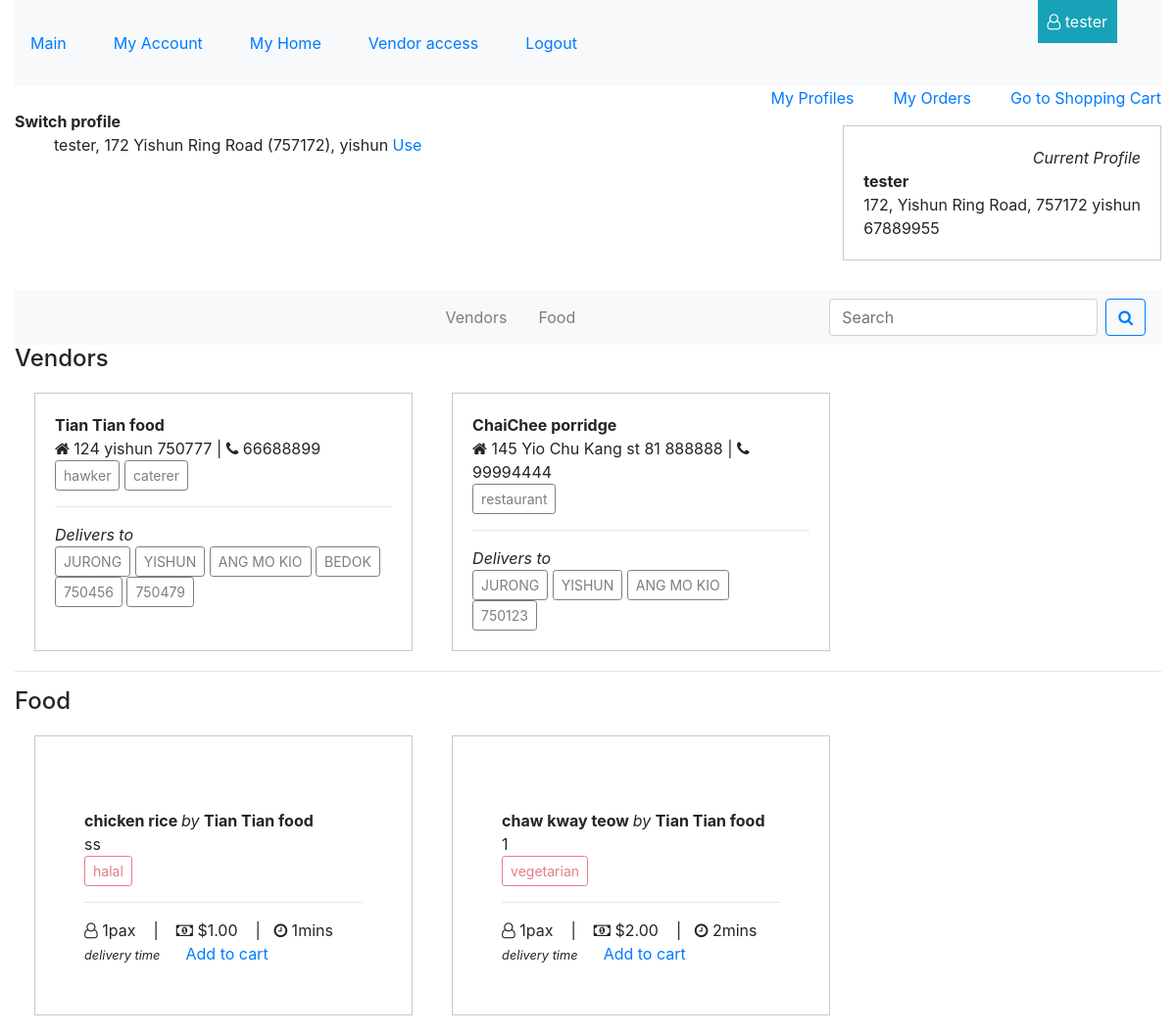
/index/ (signed in), run on the app's committed database.
### buyer/models.py (models this page shows)
class Buyer(models.Model):
    town = models.CharField(max_length=100, null=True, blank=False)
    postal_code = models.PositiveIntegerField(null=False, blank=False)
    block = models.PositiveSmallIntegerField( null=False, blank=False)
    street = models.CharField(max_length=254, null=False, blank=False)
    date_joined = models.DateTimeField(auto_now_add=True)
    contact = models.PositiveIntegerField(validators=[MinValueValidator(10000000), MaxValueValidator(99999999)], null=False, blank=False)
    user = models.ForeignKey(User, null=True, on_delete=models.SET_NULL)
    def __str__(self):
        return '%s, %s %s (%s), %s' % (self.user.username, self.block, self.street, self.postal_code, self.town)

### vendor/models.py (models this page shows)
class Vendor(models.Model):
    category = models.ManyToManyField(Category)
    postal_code = models.PositiveIntegerField( null=False, blank=False)
    name = models.CharField( max_length=100, null=False, blank=False)
    block = models.PositiveSmallIntegerField( null=False, blank=False)
    street = models.CharField(max_length=254, null=False, blank=False)
    contact = models.PositiveIntegerField(validators=[MinValueValidator(10000000), MaxValueValidator(99999999)], null=False, blank=False)
    date_joined = models.DateTimeField(auto_now_add=True)
    user = models.ForeignKey(User, null=True, on_delete=models.SET_NULL)
    user_contact = models.PositiveIntegerField(validators=[MinValueValidator(10000000), MaxValueValidator(99999999)], null=False, blank=False)
    license_number = models.CharField(max_length=10, null=False, blank=False)
    license_check = models.BooleanField(default=False)
    photo_url=models.URLField(max_length=1024, null=True, blank=True)
    vendordeliverytown = models.ManyToManyField(VendorDeliveryTown)
    vendordeliverypostal = models.ManyToManyField(VendorDeliveryPostal)
    def __str__(self):
        return self.name

class Category(models.Model):
    title = models.CharField(max_length=100, null=False, blank=False)
    def __str__(self):
        return self.title

class VendorDeliveryTown(models.Model):
    town = models.CharField( max_length=100, null=False, blank=False)
    def __str__(self):
        return str(self.town)

class VendorDeliveryPostal(models.Model):
    postal_code = models.PositiveIntegerField( null=False, blank=False)
    def __str__(self):
        return str(self.postal_code)

### food/models.py (models this page shows)
class Food(models.Model):
    vendor = models.ForeignKey(Vendor, null=False, blank=False, on_delete=models.CASCADE)
    tag = models.ManyToManyField(Tag)
    title = models.CharField(max_length=100, null=False, blank=False)
    description = models.TextField(null=False, blank=False)
    portion = models.PositiveSmallIntegerField( validators=[MinValueValidator(1), MaxValueValidator(99)] , default=1, null=False, blank=False )
    price = models.DecimalField(max_digits=8, decimal_places=2, null=False, blank=False)
    date_posted = models.DateTimeField(auto_now_add=True)
    date_edited = models.DateTimeField(auto_now_add=True)
    delivery_time = models.DecimalField(max_digits=3, decimal_places=0, null=False, blank=False)
    image = ImageField(blank=True, manual_crop="")
    def __str__(self):
        return self.title

class Tag(models.Model):
    title = models.CharField(max_length=100, null=False, blank=False)
    def __str__(self):
        return self.title

### buyer/views.py (the view)
# urls.py: path('index/', buyer.views.index, name='index_route'),
@login_required
def index(request):
    buyer_profiles = Buyer.objects.all().filter(user=request.user)
    default_buyer_object = Buyer.objects.all().filter(user=request.user)[:1]
    for i in default_buyer_object:
        default_buyer_id = i.id
    if buyer_profiles:
        current_buyer_profile = Buyer.objects.get(id=default_buyer_id)
        buyer_town = Buyer.objects.get(id=default_buyer_id).town.upper()
        buyer_postal = Buyer.objects.get(id=default_buyer_id).postal_code
        vendor_available_base_queries = Q(vendordeliverytown__town=buyer_town) | Q(vendordeliverypostal__postal_code__exact=buyer_postal)
        food_available_base_queries = Q(vendor__vendordeliverytown__town=buyer_town) | Q(vendor__vendordeliverypostal__postal_code__exact=buyer_postal)
        vendor_available = Vendor.objects.filter(vendor_available_base_queries).distinct()
        food_available = Food.objects.filter(food_available_base_queries).distinct()
    else:
        buyer_profiles = False
        vendor_available = False
        food_available = False
        default_buyer_id = False
        current_buyer_profile = False
    return render(request, 'buyer/buyer_index_page.html', {
        "buyer_profiles": buyer_profiles,
        "vendor_available": vendor_available,
        "food_available": food_available,
        "buyer_id": default_buyer_id,
        "current_buyer_profile": current_buyer_profile
    })

### buyer/templates/buyer/buyer_index_page.html (shortened to what this page needs)
{% extends 'base_template.html' %}
{% load static %}
{%block css%}
<link rel="stylesheet" href="{% static 'buyer_home_page.css' %}">
{%endblock%}
{%block content%}
<nav class="right-nav">
    <ul>
        <li> <a href="{% url 'show_buyer_profiles_route' %}"> My Profiles </a> </li>
    </ul>
    <ul>
        <li> <a href="{% url 'view_order_history_route' %}"> My Orders </a> </li>
    </ul>
    <ul>
        <li> <a href="{% url 'view_cart_route' %}" target="_blank"> Go to Shopping Cart </a> </li>
    </ul>
</nav>
<div class="profile-section-one">
    <div class="psone-divone"><em>Current Profile</em></div>
    {% if current_buyer_profile %}
        <div class="psone-divtwo">
            <section> <strong> {{current_buyer_profile.user.username}} </strong> </section>
            <section>
                <span> {{current_buyer_profile.block}}, </span>
                <span> {{current_buyer_profile.street}}, </span>
                <span> {{current_buyer_profile.postal_code}} </span>
                <span> {{current_buyer_profile.town}} </span>
            </section>
            <section> {{current_buyer_profile.contact}} </section>
        </div>
    {%else%}
        <div> You have no profiles. </div>
    {%endif%}
</div>
<br>
<div class="profile-section-two">
    <section><strong> Switch profile </strong></section>
    <section>
        <ul>
            {% if buyer_profiles %}
            {%for i in buyer_profiles %}
            <li> {{i}} <a href="{% url 'index_by_profile_route' buyer_id=i.id %}"> Use </a> </li>
            {%endfor%}
            {%else%}
            No profile yet. Create a profile first to see any vendors that can deliver to you.
            {% endif %}
        </ul>
    </section>
</div>
<nav class="navbar navbar-expand-lg navbar-light bg-light justify-content-center" style="clear:both;">
    {%if buyer_id %}
        <div class="w-50">
            <ul class="navbar-nav mr-auto">
                <li class="nav-item dropdown mx-2">
                    <a class="nav-link" href="#" id="VendorDropdown" role="button" data-toggle="dropdown" aria-haspopup="true" aria-expanded="false">
                    Vendors
                    </a>
                </li>
                <li class="nav-item dropdown mx-2">
                    <a class="nav-link" href="#" id="FoodDropdown" role="button" data-toggle="dropdown" aria-haspopup="true" aria-expanded="false">
                    Food
                    </a>
                </li>
            </ul>
        </div>
        <div class="flex-shrink-1">
            <form class="form-inline my-2 my-lg-0" method="GET" action="{% url 'index_by_profile_route' buyer_id=buyer_id %}" style="flex-wrap:nowrap;">
                <input class="form-control mr-sm-2" type="text" name="search" placeholder="Search" aria-label="Search">
                <button class="btn btn-outline-primary my-2 my-sm-0" type="submit">
                <i class="fa fa-search"></i>
                </button>
            </form>
        </div>
    {%endif%}
</nav>
<h4> Vendors </h4>
<div class="vendor-display">
    {%if vendor_available %}
        {%for i in vendor_available %}
        <div>
            <section><strong> {{i}} </strong> </section>
            <section>
                <span> <i class="fa fa-home" aria-hidden="true"></i> {{i.block}} {{i.street}} {{i.postal_code}} | </span>
                <span> <i class="fa fa-phone" aria-hidden="true"></i> {{i.contact}} </span>
            </section>
            <section> {%for j in i.category.all %} <button type="button" class="btn btn-outline-dark btn-sm" disabled>{{j}}</button> {%endfor%}</section>
            <hr>
            <section><em>Delivers to</em>
            <section> {%for j in i.vendordeliverytown.all %} <button type="button" class="btn btn-outline-dark btn-sm" disabled>{{j}}</button> {%endfor%}</section>
            <section> {%for j in i.vendordeliverypostal.all %} <button type="button" class="btn btn-outline-dark btn-sm" disabled>{{j}}</button> {%endfor%}</section>
        </div>
        {%endfor%}
    {%endif%}
</div>
<hr>
<h4> Food </h4>
<div class="food-display">
{%if food_available %}
    {%for i in food_available %}
        <div>
                <section>
                    <strong> {{i}} </strong>
                    <span> <em>by</em> <strong> {{i.vendor.name}} </strong></span>
                </section>
                <section> {{i.description}} </section>
                <section> {%for j in i.tag.all %} <button type="button" class="btn btn-outline-danger btn-sm" disabled> {{j}} </button> {%endfor%} </section>
                <hr>
                <section>
                    <span> <i class="fa fa-user-o" aria-hidden="true"></i> {{i.portion}}pax &nbsp;&nbsp; | </span>&nbsp;&nbsp;
                    <span> <i class="fa fa-money" aria-hidden="true"></i> ${{i.price}} &nbsp;&nbsp; |</span>&nbsp;&nbsp;
                    <span> <i class="fa fa-clock-o" aria-hidden="true"></i> {{i.delivery_time}}mins <small><em> delivery time </em></small>  </span>&nbsp;&nbsp;&nbsp;&nbsp;
                {% if i.vendor.license_check %}
                <span> <a href="{% url 'add_to_cart_route' buyer_id=buyer_id food_id=i.id %}"> Add to cart </a></span>
                {% else %}
                <span class="alert alert-warning"> Vendor is pending validation. </span>
                </section>
            {%endif%}
        </div>
    {%endfor%}
{%endif%}
</div>
{%endblock%}

### templates/base_template.html (shortened to what this page needs)
{% load static %}
<!doctype html>
<html lang="en">
  <head>
    <link rel="stylesheet" href="https://stackpath.bootstrapcdn.com/font-awesome/4.7.0/css/font-awesome.min.css">
    <link rel="stylesheet" href="https://stackpath.bootstrapcdn.com/bootstrap/4.5.0/css/bootstrap.min.css">
    <link rel="stylesheet" href="{% static 'style.css' %}">
    {% block css %} {%endblock%}
  </head>
  <body>
    <header class="container-fluid">
        <nav class="navbar navbar-expand-lg navbar-light bg-light py-3">
            <div class="collapse navbar-collapse" id="navbarSupportedContent">
                <ul class="navbar-nav">
            {%if request.user.is_authenticated %}
                <li class="nav-item mr-5 my-3 "> <a href="{% url 'view_home_route' %}" >Main</a> </li>
                <li class="nav-item mr-5 my-3 "> <a href="{% url 'view_account_route' %}" >My Account</a> </li>
                <li class="nav-item mr-5 my-3 "> <a href="{% url 'index_route' %}"> My Home</a> </li>
                <li class="nav-item mr-5 my-3"> <a href="{% url 'view_vendor_profiles_route' %}"> Vendor access</a> </li>
                <li class="nav-item mr-5 my-3"> <a href="{% url 'account_logout' %}" > Logout</a> </li>
            {%else%}
                <li class="nav-item mr-5 my-3"> <a href="{% url 'account_signup' %}">Register</a> </li>
                <li class="nav-item mr-5 my-3"> <a href="{% url 'account_login' %}" >Login</a> </li>
            {%endif%}
                </ul>
            </div>
        </nav>
        {%if request.user.is_authenticated %}
        <div id="show-username" class="bg-info"> <i class="fa fa-user-o" aria-hidden="true"></i> {{request.user.username}}  </div>
        {%endif%}
    </header>
    <div class="container-fluid">
    {%block content%} {%endblock%}
    </div>
  </body>
</html>

### static/style.css (style rules this page uses)
body { background-color:white; }
a { text-decoration:none !important; }
#show-username { min-width:80px; position:absolute; top:0; right:5%; padding: 10px; color: white; }

### static/buyer_home_page.css (style rules this page uses)
.right-nav { vertical-align: top; display:flex; float:right; }
.right-nav ul { list-style:none; }
.profile-section-one { float:right; margin-bottom:30px; border:1px solid rgba(170, 170, 170, 0.635); padding:20px; clear:both; }
.psone-divone { float:right; }
.psone-divtwo { clear:both; }
.profile-section-two { margin-bottom: 30px; }
.profile-section-two ul { list-style: none; }
.vendor-display { display:flex; flex-wrap:wrap; margin-top:20px; margin-bottom:20px; }
.vendor-display div { flex:25%; max-width:25%; border: 1px solid rgba(170, 170, 170, 0.635); margin-left:20px; margin-right:20px; padding:20px; }
.food-display { display:flex; flex-wrap:wrap; margin-top:20px; margin-bottom:20px; }
.food-display div { flex:25%; max-width:25%; border: 1px solid rgba(170, 170, 170, 0.635); margin-left:20px; margin-right:20px; padding:50px; }
@media screen and (max-width:1440px) { .food-display div { flex: 33%; max-width: 33%; } }
@media screen and (max-width:1440px) { .vendor-display div { flex: 33%; max-width: 33%; } }

### data on the page
Buyer: user.username "tester", block "172", street "Yishun Ring Road", postal_code "757172", town "yishun", contact "67889955", user+block+street "tester, 172 Yishun Ring Road (757172), yishun"
Vendor: name "Tian Tian food", block "124", street "yishun", postal_code "750777", contact "66688899"
Category: title "hawker"
Category: title "caterer"
VendorDeliveryTown: town "JURONG"
VendorDeliveryTown: town "YISHUN"
VendorDeliveryTown: town "ANG MO KIO"
VendorDeliveryTown: town "BEDOK"
VendorDeliveryPostal: postal_code "750456"
VendorDeliveryPostal: postal_code "750479"
Vendor: name "ChaiChee porridge", block "145", street "Yio Chu Kang st 81", postal_code "888888", contact "99994444"
Category: title "restaurant"
VendorDeliveryPostal: postal_code "750123"
Food: title "chicken rice", vendor.name "Tian Tian food", description "ss", portion "1", price "1.00", delivery_time "1", shows "Add to cart"
Tag: title "halal"
Food: title "chaw kway teow", vendor.name "Tian Tian food", description "1", portion "1", price "2.00", delivery_time "2", shows "Add to cart"
Tag: title "vegetarian"

### other printed values
{{ request.user.username }} "tester"
